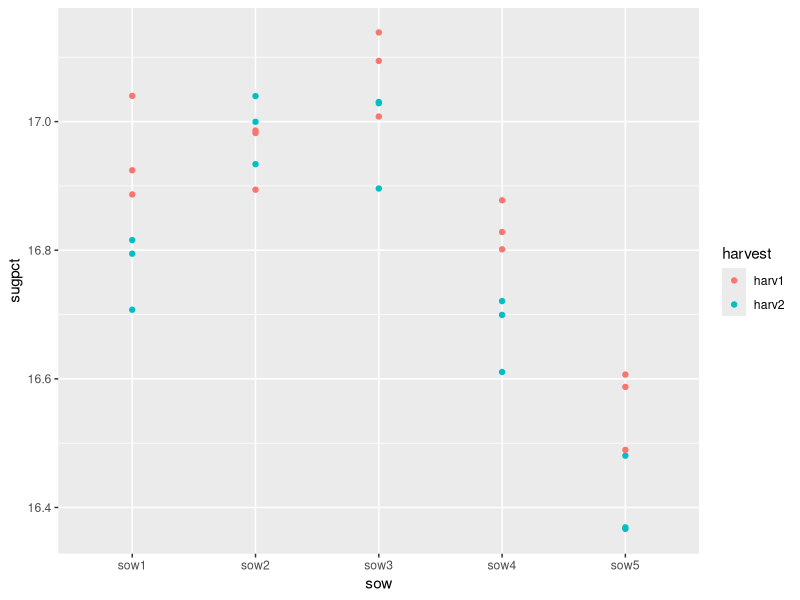

Write the R code that produced this figure.
## ---- chunk 1
knitr::opts_chunk$set(
  collapse = TRUE,
  comment = "#>",
  message = FALSE
)
## ---- chunk 2
library(pbkrtest)
library(ggplot2)

## Sugar beets: Does suger content depend on harvest time?

beets |> ggplot(aes(x=sow, y=sugpct, group=harvest)) +
    geom_jitter(aes(color=harvest), width=0)

fm0 <- lmer(sugpct ~ block + sow + harvest + (1|block:harvest), data=beets)
fm1 <- update(fm0, .~. -harvest)

## Is there an effect of harvest time?
an <- anova(fm0, fm1)
pb <- PBmodcomp(fm0, fm1)
kr <- KRmodcomp(fm0, fm1)
sa <- SATmodcomp(fm0, fm1)

tidy(an)
tidy(pb)
tidy(kr)
tidy(sa)
